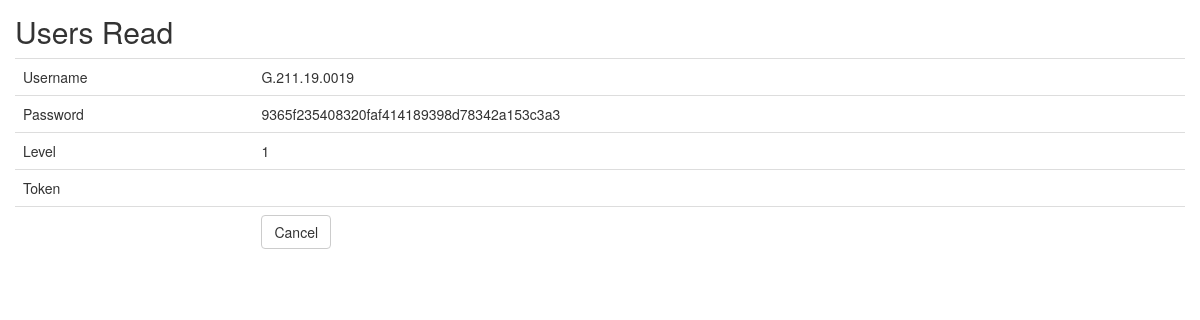
/client/users/read/5.html, run on the app's committed database.
### tables this page shows
CREATE TABLE IF NOT EXISTS `users` (
  `id` int(11) NOT NULL AUTO_INCREMENT,
  `username` varchar(150) NOT NULL,
  `password` varchar(250) NOT NULL,
  `level` int(11) NOT NULL,
  `token` text NOT NULL,
  PRIMARY KEY (`id`)
);

### client/application/controllers/Users.php (called while the page is built, shortened)
<?php
class Users extends CI_Controller
{
    function __construct()
    {
        $this->load->model('Users_model');
        $this->load->library('form_validation');
    }
    public function read($id)
    {
        $row = $this->Users_model->get_by_id($id);
        if ($row) {
            $data = array(
		'id' => $row->id,
		'username' => $row->username,
		'password' => $row->password,
		'level' => $row->level,
		'token' => $row->token,
	    );
            $this->load->view('users/users_read', $data);
        } else {
            $this->session->set_flashdata('message', 'Record Not Found');
            redirect(site_url('users'));
        }
    }
}

### client/index.php (called while the page is built, shortened)
<?php
require_once BASEPATH.'core/CodeIgniter.php';

### client/application/models/Users_model.php (called while the page is built, shortened)
<?php
class Users_model extends CI_Model
{
    public $table = 'users';
    public $id = 'id';
    function get_by_id($id)
    {
        $this->db->where($this->id, $id);
        return $this->db->get($this->table)->row();
    }
}

### client/application/views/users/users_read.php (the view, shortened to what this page needs)
<!doctype html>
<html>
    <head>
        <link rel="stylesheet" href="<?php echo base_url('assets/bootstrap/css/bootstrap.min.css') ?>"/>
    </head>
    <body>
        <h2 style="margin-top:0px">Users Read</h2>
        <table class="table">
	    <tr><td>Username</td><td><?php echo $username; ?></td></tr>
	    <tr><td>Password</td><td><?php echo $password; ?></td></tr>
	    <tr><td>Level</td><td><?php echo $level; ?></td></tr>
	    <tr><td>Token</td><td><?php echo $token; ?></td></tr>
	    <tr><td></td><td><a href="<?php echo site_url('users') ?>" class="btn btn-default">Cancel</a></td></tr>
	</table>
        </body>
</html>

### client/application/views/users/users_read.php (style rules this page uses)
body { padding: 15px; }

### data on the page
users: username "G.211.19.0019", password "9365f235408320faf414189398d78342a153c3a3", level "1"
